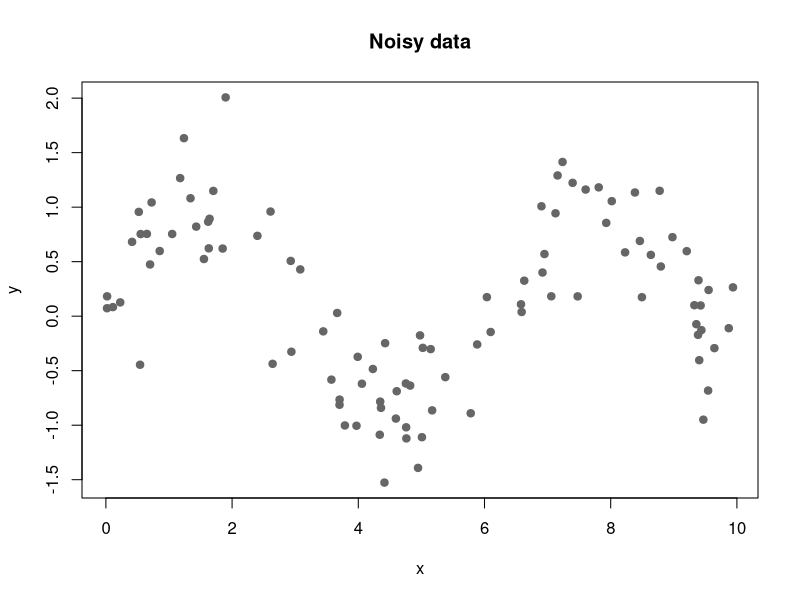

Reproduce this figure in R.
## ---- chunk 1
#| label: setup
set.seed(1)

# Data for kernel density: a mix of two bumps
z <- c(rnorm(100, mean = -2, sd = 1), rnorm(100, mean = 3, sd = 1.5))

# Data for kernel smoothing: noisy sine curve
n <- 100
x <- sort(runif(n, 0, 10))
y <- sin(x) + rnorm(n, sd = 0.4)

plot(x, y, pch = 19, col = "grey40", main = "Noisy data")
